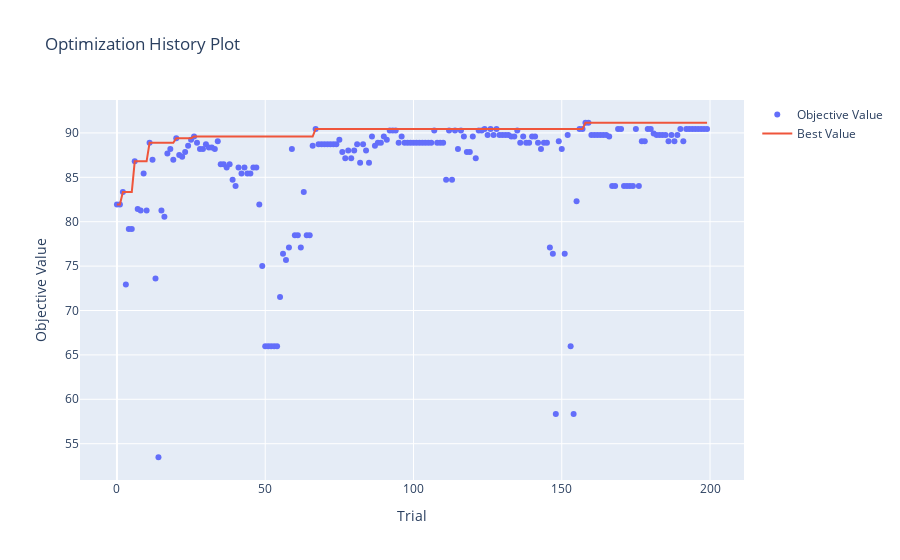

Notebook code for this chart:
### Code cell
fig = optuna.visualization.plot_optimization_history(study)
fig.show()

### Figure 1 — Plotly figure (JSON) as saved in the notebook; plotly's stock layout.template omitted (floating-point values rounded to 4 significant figures; data arrays with more than 128 entries replaced by an {"elided": "..."} marker saying what was removed)
{"data": [{"mode": "markers", "name": "Objective Value", "type": "scatter", "x": {"elided": "200 int values"}, "y": {"elided": "200 float values"}}, {"name": "Best Value", "type": "scatter", "x": {"elided": "200 int values"}, "y": {"elided": "200 float values"}}], "layout": {"title": {"text": "Optimization History Plot"}, "xaxis": {"title": {"text": "Trial"}}, "yaxis": {"title": {"text": "Objective Value"}}}}
